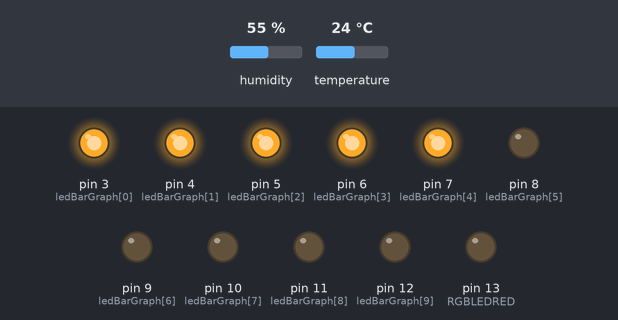
Simulated run of this sketch. Board: Arduino Uno, built with avr-gcc and run on an emulated ATmega328P. On the bench: output pins drawn as LEDs (lit = HIGH). Inputs (shaded band) come from the test bench; at power-on: humidity 55 %, temperature 24 °C. What the sketch prints to the serial monitor is not drawn.

Above: at 3.8 s.
3.9 s: humidity set to 51 %
10.1 s: humidity set to 48 %
At 11.9 s:
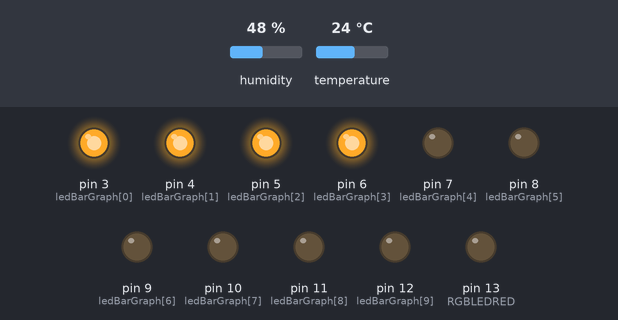
13.0 s: temperature set to 27 °C
19.2 s: temperature set to 30 °C
At 20.5 s:
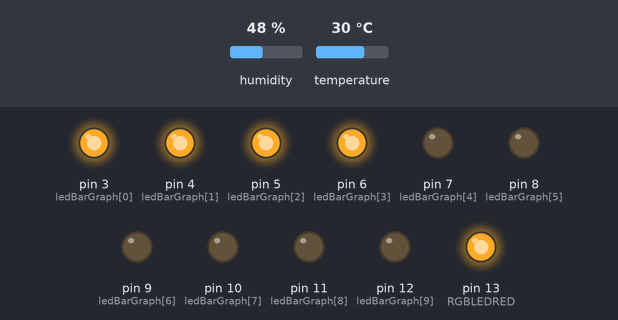
22.1 s: humidity set to 41 %
25.0 s: humidity set to 38 %
At 26.7 s:
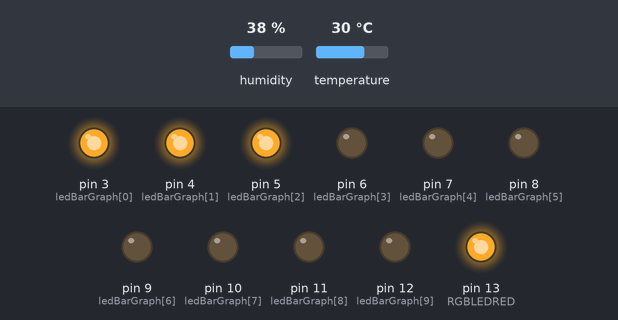
Timing chart, 0 to 28.2 s (numbered marks = the images above; inputs shaded):
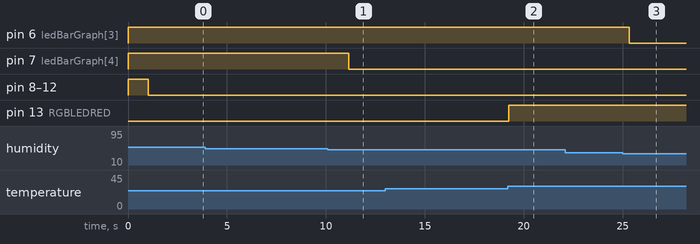

Measured:
- the behaviour switches between 50 and 49 % on humidity (found by bisection; images 0 and 1)
- the behaviour switches between 28 and 29 °C on temperature (found by bisection; images 1 and 2)
- the behaviour switches between 40 and 39 % on humidity (found by bisection; images 2 and 3)
- after the input at 10.1 s, pin 7 (ledBarGraph[4]): HIGH → LOW after 1.1 s
- after the input at 19.2 s, pin 13 (RGBLEDRED): LOW → HIGH after 0.05 s
- after the input at 25.0 s, pin 6 (ledBarGraph[3]): HIGH → LOW after 0.33 s

The sketch:

code.ino
```cpp
#include <DHT.h>

#define DHTPIN 2
#define DHTTYPE DHT11

int ledBarGraph[] = {3,4,5,6,7,8,9,10,11,12};
#define RGBLEDRED 13 //unlucky sicnce i have the 10 pin ledbargraph i can't use all the rgb led pins so i'll meke it go full red when is too hot

DHT sensor(DHTPIN, DHTTYPE);


void setup() {
  Serial.begin(9600);
  Serial.println("Debug console:");
  sensor.begin();

  for(int i = 0; i<10; i++){
    pinMode(ledBarGraph[i],OUTPUT);
    digitalWrite(ledBarGraph[i],HIGH);
  }

  pinMode(RGBLEDRED,OUTPUT);
  digitalWrite(RGBLEDRED,LOW);
}

void loop() {
  // put your main code here, to run repeatedly:
  delay(1000);
  float h = sensor.readHumidity();
  float t = sensor.readTemperature();
  for(int i = 0; i<10; i++){
    digitalWrite(ledBarGraph[i],LOW);
  }
  for(int i = 0 ; i<(int)h/10; i++){
    digitalWrite(ledBarGraph[i],HIGH);
  }


  digitalWrite(RGBLEDRED,LOW);
  if(t>28){ //above 28°C is considered hot (i would put yellow from 26-28 green from 20-26 blue-green from 15 to 20 and blue under)
    digitalWrite(RGBLEDRED,HIGH);
  }
  Serial.print(F("Humidity: "));
  Serial.print(h);
  Serial.print(F("%  Temperature: "));
  Serial.print(t);
  Serial.print(F("°C "));
}
```
